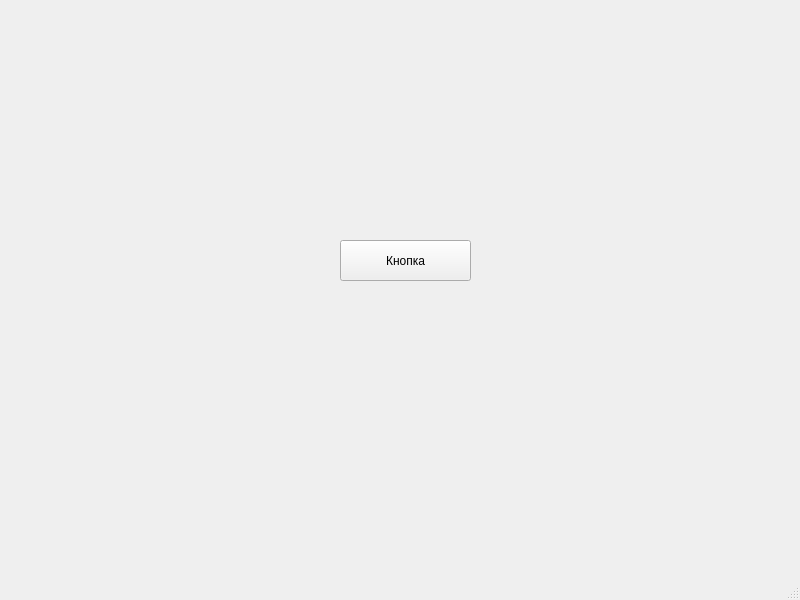
<?xml version="1.0" encoding="UTF-8"?>
<ui version="4.0">
 <class>MainWindow</class>
 <widget class="QMainWindow" name="MainWindow">
  <property name="geometry">
   <rect>
    <x>0</x>
    <y>0</y>
    <width>800</width>
    <height>600</height>
   </rect>
  </property>
  <property name="windowTitle">
   <string>MainWindow</string>
  </property>
  <widget class="QWidget" name="centralwidget">
   <widget class="QPushButton" name="pushButton">
    <property name="geometry">
     <rect>
      <x>340</x>
      <y>240</y>
      <width>131</width>
      <height>41</height>
     </rect>
    </property>
    <property name="text">
     <string>Кнопка</string>
    </property>
   </widget>
  </widget>
  <widget class="QMenuBar" name="menubar">
   <property name="geometry">
    <rect>
     <x>0</x>
     <y>0</y>
     <width>800</width>
     <height>26</height>
    </rect>
   </property>
  </widget>
  <widget class="QStatusBar" name="statusbar"/>
 </widget>
 <resources/>
 <connections/>
</ui>
